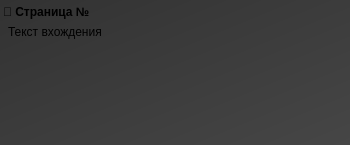
<?xml version="1.0" encoding="UTF-8"?>
<ui version="4.0">
 <class>search_card</class>
 <widget class="QFrame" name="search_card">
  <property name="geometry">
   <rect>
    <x>0</x>
    <y>0</y>
    <width>350</width>
    <height>145</height>
   </rect>
  </property>
  <property name="minimumSize">
   <size>
    <width>350</width>
    <height>0</height>
   </size>
  </property>
  <property name="maximumSize">
   <size>
    <width>550</width>
    <height>16777215</height>
   </size>
  </property>
  <property name="baseSize">
   <size>
    <width>225</width>
    <height>50</height>
   </size>
  </property>
  <property name="windowTitle">
   <string>Frame</string>
  </property>
  <property name="styleSheet">
   <string notr="true">QFrame {
	background-color: qlineargradient(spread:pad, x1:0, y1:0, x2:1, y2:1, stop:0 rgba(50, 50, 50, 255), stop:1 rgba(70, 70, 70, 255));
	border-radius:10px;
}

QFrame:hover {
	background-color: rgba(155, 255, 252, 30);
}</string>
  </property>
  <layout class="QVBoxLayout" name="verticalLayout">
   <property name="spacing">
    <number>3</number>
   </property>
   <property name="leftMargin">
    <number>3</number>
   </property>
   <property name="topMargin">
    <number>5</number>
   </property>
   <property name="rightMargin">
    <number>3</number>
   </property>
   <property name="bottomMargin">
    <number>5</number>
   </property>
   <item alignment="Qt::AlignmentFlag::AlignTop">
    <widget class="QLabel" name="occurrence_page_number">
     <property name="sizePolicy">
      <sizepolicy hsizetype="Preferred" vsizetype="Fixed">
       <horstretch>0</horstretch>
       <verstretch>0</verstretch>
      </sizepolicy>
     </property>
     <property name="minimumSize">
      <size>
       <width>16</width>
       <height>0</height>
      </size>
     </property>
     <property name="maximumSize">
      <size>
       <width>16777215</width>
       <height>16</height>
      </size>
     </property>
     <property name="baseSize">
      <size>
       <width>0</width>
       <height>16</height>
      </size>
     </property>
     <property name="font">
      <font>
       <bold>true</bold>
      </font>
     </property>
     <property name="styleSheet">
      <string notr="true">background:transparent;</string>
     </property>
     <property name="text">
      <string>📄 Страница №</string>
     </property>
    </widget>
   </item>
   <item>
    <widget class="QLabel" name="occurrence_text">
     <property name="sizePolicy">
      <sizepolicy hsizetype="Preferred" vsizetype="Expanding">
       <horstretch>0</horstretch>
       <verstretch>0</verstretch>
      </sizepolicy>
     </property>
     <property name="styleSheet">
      <string notr="true">background:transparent;
margin-left:2px;</string>
     </property>
     <property name="text">
      <string>Текст вхождения</string>
     </property>
     <property name="alignment">
      <set>Qt::AlignmentFlag::AlignLeading|Qt::AlignmentFlag::AlignLeft|Qt::AlignmentFlag::AlignTop</set>
     </property>
     <property name="wordWrap">
      <bool>true</bool>
     </property>
     <property name="margin">
      <number>0</number>
     </property>
     <property name="indent">
      <number>-1</number>
     </property>
    </widget>
   </item>
  </layout>
 </widget>
 <resources/>
 <connections/>
</ui>
